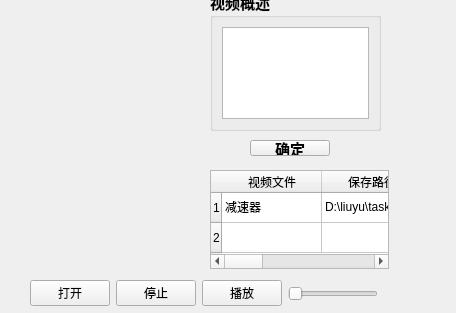
<?xml version="1.0" encoding="UTF-8"?>
<ui version="4.0">
 <class>vedio_query</class>
 <widget class="QWidget" name="vedio_query">
  <property name="geometry">
   <rect>
    <x>0</x>
    <y>0</y>
    <width>456</width>
    <height>313</height>
   </rect>
  </property>
  <property name="windowTitle">
   <string>Form</string>
  </property>
  <widget class="QPushButton" name="pushButton">
   <property name="geometry">
    <rect>
     <x>250</x>
     <y>140</y>
     <width>80</width>
     <height>16</height>
    </rect>
   </property>
   <property name="font">
    <font>
     <family>微软雅黑</family>
     <pointsize>11</pointsize>
     <weight>75</weight>
     <bold>true</bold>
    </font>
   </property>
   <property name="text">
    <string>确定</string>
   </property>
  </widget>
  <widget class="QTableWidget" name="tableWidget">
   <property name="geometry">
    <rect>
     <x>210</x>
     <y>170</y>
     <width>179</width>
     <height>99</height>
    </rect>
   </property>
   <row>
    <property name="text">
     <string>1</string>
    </property>
   </row>
   <row>
    <property name="text">
     <string>2</string>
    </property>
   </row>
   <column>
    <property name="text">
     <string>视频文件</string>
    </property>
   </column>
   <column>
    <property name="text">
     <string>保存路径</string>
    </property>
   </column>
   <column>
    <property name="text">
     <string>视频时长</string>
    </property>
   </column>
   <column>
    <property name="text">
     <string>视频概述</string>
    </property>
   </column>
   <item row="0" column="0">
    <property name="text">
     <string>减速器</string>
    </property>
   </item>
   <item row="0" column="1">
    <property name="text">
     <string>D:\liuyu\task</string>
    </property>
   </item>
   <item row="0" column="2">
    <property name="text">
     <string>13:14:00</string>
    </property>
   </item>
   <item row="0" column="3">
    <property name="text">
     <string/>
    </property>
   </item>
  </widget>
  <widget class="QGroupBox" name="groupBox">
   <property name="geometry">
    <rect>
     <x>210</x>
     <y>-10</y>
     <width>171</width>
     <height>141</height>
    </rect>
   </property>
   <property name="font">
    <font>
     <family>微软雅黑</family>
     <pointsize>11</pointsize>
     <weight>75</weight>
     <bold>true</bold>
    </font>
   </property>
   <property name="title">
    <string>视频概述</string>
   </property>
   <layout class="QGridLayout" name="gridLayout">
    <item row="0" column="0">
     <widget class="QPlainTextEdit" name="plainTextEdit"/>
    </item>
   </layout>
  </widget>
  <widget class="QWidget" name="widget" native="true">
   <property name="geometry">
    <rect>
     <x>30</x>
     <y>280</y>
     <width>348</width>
     <height>27</height>
    </rect>
   </property>
   <property name="sizePolicy">
    <sizepolicy hsizetype="Expanding" vsizetype="Fixed">
     <horstretch>0</horstretch>
     <verstretch>0</verstretch>
    </sizepolicy>
   </property>
   <layout class="QHBoxLayout" name="horizontalLayout">
    <item>
     <widget class="QPushButton" name="openBtn">
      <property name="text">
       <string>打开</string>
      </property>
     </widget>
    </item>
    <item>
     <widget class="QPushButton" name="stopBtn">
      <property name="text">
       <string>停止</string>
      </property>
     </widget>
    </item>
    <item>
     <widget class="QPushButton" name="play_pauseBtn">
      <property name="text">
       <string>播放</string>
      </property>
     </widget>
    </item>
    <item>
     <widget class="PlayerSlider" name="Slider1">
      <property name="orientation">
       <enum>Qt::Horizontal</enum>
      </property>
     </widget>
    </item>
   </layout>
  </widget>
 </widget>
 <customwidgets>
  <customwidget>
   <class>PlayerSlider</class>
   <extends>QSlider</extends>
   <header location="global">playerslider.h</header>
  </customwidget>
 </customwidgets>
 <resources/>
 <connections/>
</ui>
